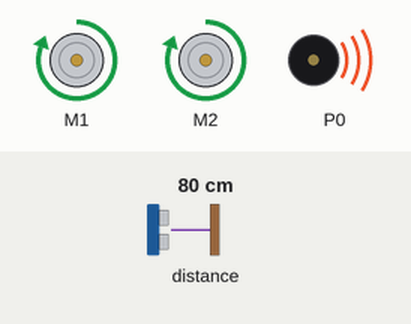
This program was run on a simulated BBC micro:bit (MakeCode). Parts: 2 × DC motor (green arrow = forward, orange = backward, longer = faster), buzzer (waves = sounding). The test bench sets the inputs (shaded band); at power-on: distance to the obstacle 80 cm. Random numbers come from a fixed seed.

Above: at 0.96 s.
1.3 s: distance to the obstacle set to 45 cm
4.3 s: distance to the obstacle set to 35 cm
At 4.8 s:
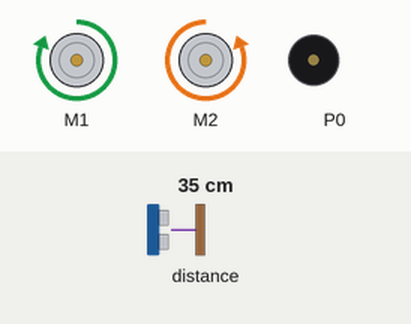
5.8 s: distance to the obstacle set to 40 cm
7.3 s: distance to the obstacle set to 47 cm
At 7.86 s:
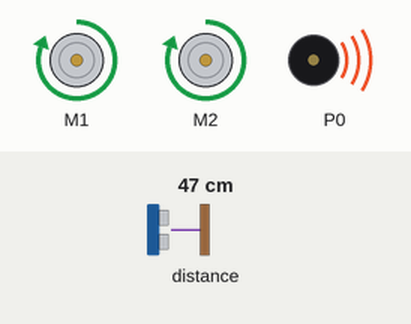
10.3 s: distance to the obstacle set to 2 cm
At 11.8 s:
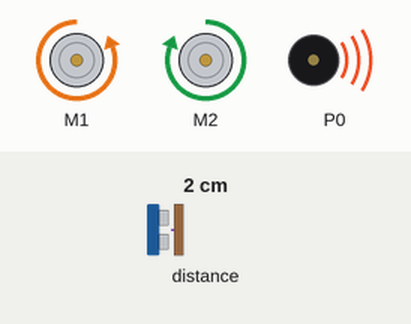
12.1 s: distance to the obstacle set to 60 cm
At 12.66 s:
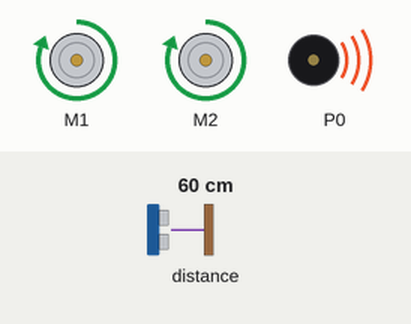
Timing chart, 0 to 16.1 s (numbered marks = the images above; inputs shaded):
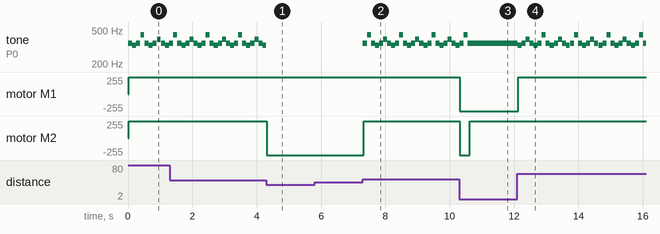

The program:

main.ts
```typescript
function run_motor (motor: number) {
    let chois: number;
let chois2: number;
if (maqueen.Ultrasonic(PingUnit.Centimeters) <= 10) {
        maqueen.motorRun(maqueen.Motors.All, maqueen.Dir.CCW, 255)
        basic.pause(300)
    }
    if (motor == 1) {
        chois = maqueen.Motors.M1
chois2 = maqueen.Motors.M2
    } else if (motor == 2) {
        chois = maqueen.Motors.M2
chois2 = maqueen.Motors.M1
    }
    while (maqueen.Ultrasonic(PingUnit.Centimeters) < 45) {
        maqueen.motorRun(chois, maqueen.Dir.CW, 255)
maqueen.motorRun(chois2, maqueen.Dir.CCW, 255)
    }
    basic.pause(0)
}
basic.forever(function () {
    if (maqueen.Ultrasonic(PingUnit.Centimeters) > 40) {
        maqueen.motorRun(maqueen.Motors.All, maqueen.Dir.CW, 255)
    } else {
        if (randint(0, 10) <= 6) {
            run_motor(1)
        } else {
            run_motor(2)
        }
    }
})
control.inBackground(function () {
    music.setVolume(50)
    while (true) {
        music.playMelody("F E F A F E F G ", 500)
    }
})
```

test.ts
```typescript
// les tests vont ici ; cela ne sera pas compilé si ce paquet est utilisé en tant qu'extension.
```

Measured:
- the behaviour switches between 41 and 40 cm on distance to the obstacle (found by bisection; images 0 and 1)
- the behaviour switches between 44 and 45 cm on distance to the obstacle (found by bisection; images 1 and 2)
- after the input at 4.3 s, motor M2: forward 255/255 → backward 255/255 at once
- after the input at 5.8 s, every drawn part: stays the same
- after the input at 7.3 s, tone on P0: silent → 349 Hz at once, then repeats every 1.0 s: 440 Hz 0.13 s, 349 Hz 0.13 s, 330 Hz 0.13 s, 349 Hz 0.13 s, 392 Hz 0.13 s, 349 Hz 0.13 s, 330 Hz 0.13 s, 349 Hz 0.13 s; motor M2: backward 255/255 → forward 255/255 at once
- after the input at 10.3 s, motor M1: forward 255/255 → backward 255/255 at once; motor M2: forward 255/255 → backward 255/255 at once, → forward 255/255 0.30 s later
- after the input at 12.1 s, tone on P0: plays 330 Hz for 0.13 s, 349 Hz for 0.13 s, 392 Hz for 0.13 s, 349 Hz for 0.13 s, 330 Hz for 0.13 s, 349 Hz for 0.12 s … (32 notes in this stretch), starting at once; motor M1: backward 255/255 → forward 255/255 at once
- by itself, tone on P0: repeats every 1.0 s: 349 Hz 0.13 s, 330 Hz 0.13 s, 349 Hz 0.13 s, 392 Hz 0.13 s, 349 Hz 0.13 s, 330 Hz 0.13 s, 349 Hz 0.13 s, 440 Hz 0.13 s
